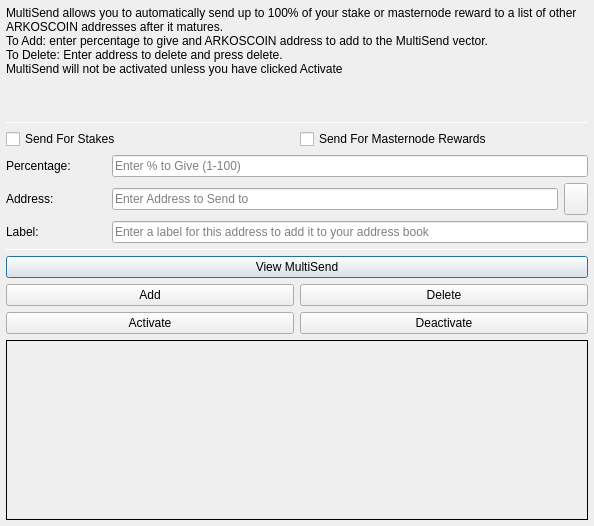
<?xml version="1.0" encoding="UTF-8"?>
<ui version="4.0">
 <class>MultiSendDialog</class>
 <widget class="QDialog" name="MultiSendDialog">
  <property name="windowModality">
   <enum>Qt::NonModal</enum>
  </property>
  <property name="geometry">
   <rect>
    <x>0</x>
    <y>0</y>
    <width>594</width>
    <height>526</height>
   </rect>
  </property>
  <property name="windowTitle">
   <string>MultiSend</string>
  </property>
  <layout class="QVBoxLayout" name="verticalLayout" stretch="0">
   <property name="margin">
    <number>6</number>
   </property>
   <item>
    <layout class="QVBoxLayout" name="verticalLayout_Main" stretch="1,1,1,0,1,1,1">
     <item>
      <widget class="QLabel" name="label_2">
       <property name="lineWidth">
        <number>1</number>
       </property>
       <property name="text">
        <string>MultiSend allows you to automatically send up to 100% of your stake or masternode reward to a list of other ARKOSCOIN addresses after it matures.
To Add: enter percentage to give and ARKOSCOIN address to add to the MultiSend vector.
To Delete: Enter address to delete and press delete.
MultiSend will not be activated unless you have clicked Activate</string>
       </property>
       <property name="alignment">
        <set>Qt::AlignLeading|Qt::AlignLeft|Qt::AlignTop</set>
       </property>
       <property name="wordWrap">
        <bool>true</bool>
       </property>
      </widget>
     </item>
     <item>
      <widget class="Line" name="line">
       <property name="minimumSize">
        <size>
         <width>0</width>
         <height>1</height>
        </size>
       </property>
       <property name="maximumSize">
        <size>
         <width>16777215</width>
         <height>1</height>
        </size>
       </property>
       <property name="orientation">
        <enum>Qt::Horizontal</enum>
       </property>
      </widget>
     </item>
     <item>
      <layout class="QVBoxLayout" name="verticalLayout_Settings">
       <item>
        <layout class="QHBoxLayout" name="horizontalLayout">
         <item>
          <widget class="QCheckBox" name="multiSendStakeCheckBox">
           <property name="text">
            <string>Send For Stakes</string>
           </property>
          </widget>
         </item>
         <item>
          <widget class="QCheckBox" name="multiSendMasternodeCheckBox">
           <property name="text">
            <string>Send For Masternode Rewards</string>
           </property>
          </widget>
         </item>
        </layout>
       </item>
       <item>
        <layout class="QHBoxLayout" name="horizontalLayout_6">
         <item>
          <widget class="QLabel" name="label">
           <property name="minimumSize">
            <size>
             <width>100</width>
             <height>0</height>
            </size>
           </property>
           <property name="toolTip">
            <string>Percentage of stake to send</string>
           </property>
           <property name="text">
            <string>Percentage:</string>
           </property>
          </widget>
         </item>
         <item>
          <widget class="QLineEdit" name="multiSendPercentEdit">
           <property name="toolTip">
            <string>Enter whole numbers 1 - 100</string>
           </property>
           <property name="placeholderText">
            <string>Enter % to Give (1-100)</string>
           </property>
          </widget>
         </item>
        </layout>
       </item>
       <item>
        <layout class="QHBoxLayout" name="horizontalLayout_7">
         <item>
          <widget class="QLabel" name="label_5">
           <property name="minimumSize">
            <size>
             <width>100</width>
             <height>0</height>
            </size>
           </property>
           <property name="toolTip">
            <string>Address to send portion of stake to</string>
           </property>
           <property name="text">
            <string>Address:</string>
           </property>
          </widget>
         </item>
         <item>
          <widget class="QLineEdit" name="multiSendAddressEdit">
           <property name="toolTip">
            <string/>
           </property>
           <property name="placeholderText">
            <string>Enter Address to Send to</string>
           </property>
          </widget>
         </item>
         <item>
          <widget class="QToolButton" name="addressBookButton">
           <property name="maximumSize">
            <size>
             <width>16777215</width>
             <height>32</height>
            </size>
           </property>
           <property name="toolTip">
            <string>Choose an address from the address book</string>
           </property>
           <property name="text">
            <string/>
           </property>
           <property name="icon">
            <iconset resource="../arkoscoin.qrc">
             <normaloff>:/icons/address-book</normaloff>:/icons/address-book</iconset>
           </property>
           <property name="shortcut">
            <string>Alt+A</string>
           </property>
          </widget>
         </item>
        </layout>
       </item>
      </layout>
     </item>
     <item>
      <layout class="QHBoxLayout" name="horizontalLayout_3">
       <item>
        <widget class="QLabel" name="label_3">
         <property name="minimumSize">
          <size>
           <width>100</width>
           <height>0</height>
          </size>
         </property>
         <property name="text">
          <string>Label:</string>
         </property>
        </widget>
       </item>
       <item>
        <widget class="QLineEdit" name="labelAddressLabelEdit">
         <property name="placeholderText">
          <string>Enter a label for this address to add it to your address book</string>
         </property>
        </widget>
       </item>
      </layout>
     </item>
     <item>
      <widget class="Line" name="line_2">
       <property name="minimumSize">
        <size>
         <width>0</width>
         <height>1</height>
        </size>
       </property>
       <property name="maximumSize">
        <size>
         <width>16777215</width>
         <height>1</height>
        </size>
       </property>
       <property name="orientation">
        <enum>Qt::Horizontal</enum>
       </property>
      </widget>
     </item>
     <item>
      <layout class="QVBoxLayout" name="verticalLayout_Buttons">
       <item>
        <layout class="QHBoxLayout" name="horizontalLayout_4">
         <item>
          <widget class="QPushButton" name="viewButton">
           <property name="toolTip">
            <string/>
           </property>
           <property name="statusTip">
            <string>View MultiSend Vector</string>
           </property>
           <property name="text">
            <string>View MultiSend</string>
           </property>
          </widget>
         </item>
        </layout>
       </item>
       <item>
        <layout class="QHBoxLayout" name="horizontalLayout_2">
         <item>
          <widget class="QPushButton" name="addButton">
           <property name="toolTip">
            <string/>
           </property>
           <property name="statusTip">
            <string>Add to MultiSend Vector</string>
           </property>
           <property name="text">
            <string>Add</string>
           </property>
          </widget>
         </item>
         <item>
          <widget class="QPushButton" name="deleteButton">
           <property name="toolTip">
            <string/>
           </property>
           <property name="statusTip">
            <string>Delete Address From MultiSend Vector</string>
           </property>
           <property name="text">
            <string>Delete</string>
           </property>
          </widget>
         </item>
        </layout>
       </item>
       <item>
        <layout class="QHBoxLayout" name="horizontalLayout_5">
         <item>
          <widget class="QPushButton" name="activateButton">
           <property name="statusTip">
            <string>Activate MultiSend</string>
           </property>
           <property name="text">
            <string>Activate</string>
           </property>
          </widget>
         </item>
         <item>
          <widget class="QPushButton" name="disableButton">
           <property name="statusTip">
            <string>Deactivate MultiSend</string>
           </property>
           <property name="text">
            <string>Deactivate</string>
           </property>
          </widget>
         </item>
        </layout>
       </item>
      </layout>
     </item>
     <item>
      <widget class="QLabel" name="message">
       <property name="minimumSize">
        <size>
         <width>0</width>
         <height>180</height>
        </size>
       </property>
       <property name="frameShape">
        <enum>QFrame::Panel</enum>
       </property>
       <property name="frameShadow">
        <enum>QFrame::Plain</enum>
       </property>
       <property name="lineWidth">
        <number>1</number>
       </property>
       <property name="midLineWidth">
        <number>1</number>
       </property>
       <property name="text">
        <string/>
       </property>
       <property name="alignment">
        <set>Qt::AlignLeading|Qt::AlignLeft|Qt::AlignTop</set>
       </property>
       <property name="wordWrap">
        <bool>true</bool>
       </property>
      </widget>
     </item>
    </layout>
   </item>
  </layout>
 </widget>
 <resources>
  <include location="../arkoscoin.qrc"/>
 </resources>
 <connections/>
</ui>
